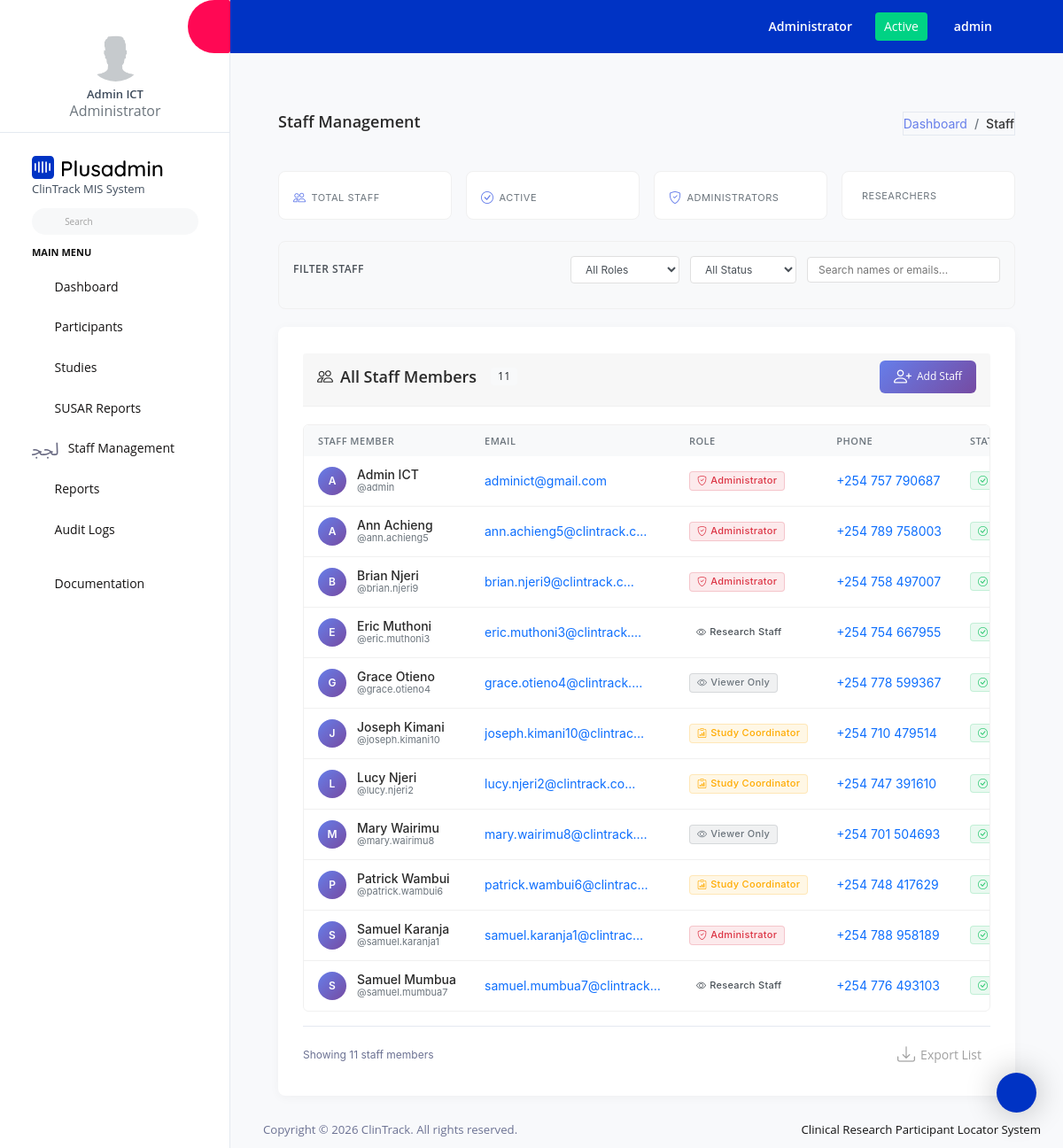
The page /staff/ (signed in) on the database its author committed.
### clintrack/models.py (models this page shows, shortened)
class User(AbstractUser):
    ROLE_CHOICES = [
        ('admin', 'Administrator'),
        ('coordinator', 'Study Coordinator'),
        ('staff', 'Research Staff'),
        ('viewer', 'Viewer Only'),
    ]
    role = models.CharField(max_length=20, choices=ROLE_CHOICES, default='staff')
    phone_number = PhoneNumberField(blank=True, null=True)
    created_at = models.DateTimeField(auto_now_add=True)
    updated_at = models.DateTimeField(auto_now=True)
    class Meta:
        db_table = 'users'

### clintrack/views.py (the view)
# urls.py: path('staff/', views.users_list, name='users_list'),
@login_required
def users_list(request):
    if request.user.role != 'admin':
        messages.error(request, 'Only administrators can view staff list.')
        return redirect('dashboard')
    users = User.objects.all().order_by('-is_active', 'username')
    context = {'users': users}
    return render(request, 'users/users_list.html', context)

### templates/users/users_list.html (shortened to what this page needs)
{% extends 'base.html' %}
{% load static %}
{% block content %}
<div class="content-wrapper">
  <div class="page-header">
    <h3 class="page-title">Staff Management</h3>
    <nav aria-label="breadcrumb">
      <ol class="breadcrumb">
        <li class="breadcrumb-item"><a href="{% url 'dashboard' %}">Dashboard</a></li>
        <li class="breadcrumb-item active">Staff</li>
      </ol>
    </nav>
  </div>
  <div class="row">
    <div class="col-12">
      <div class="stats-grid">
        <div class="stat-card">
          <div class="stat-label">
            <i class="bi bi-people stat-icon"></i>
            Total Staff
          </div>
        </div>
        <div class="stat-card">
          <div class="stat-label">
            <i class="bi bi-check-circle stat-icon"></i>
            Active
          </div>
        </div>
        <div class="stat-card">
          <div class="stat-label">
            <i class="bi bi-shield-check stat-icon"></i>
            Administrators
          </div>
        </div>
        <div class="stat-card">
          <div class="stat-label">
            Researchers
          </div>
        </div>
      </div>
      <div class="filter-bar">
        <div class="filter-header">
          <h6>Filter Staff</h6>
          <div class="filter-controls">
            <select class="filter-select" id="roleFilter">
              <option value="">All Roles</option>
            </select>
            <select class="filter-select" id="statusFilter">
              <option value="">All Status</option>
            </select>
            <input type="text"
                   class="filter-select"
                   id="searchFilter"
                   placeholder="Search names or emails...">
          </div>
        </div>
      </div>
      <div class="card">
        <div class="card-body">
          <div class="card-header">
            <h4>
              <i class="bi bi-people"></i>
              All Staff Members
              <span class="badge bg-light text-dark ms-2" style="font-size: 0.75rem;">
                {{ users|length }}
              </span>
            </h4>
            <a href="{% url 'users_create' %}" class="btn btn-primary">
              <i class="bi bi-person-plus"></i>
              Add Staff
            </a>
          </div>
          {% if users %}
          <div class="table-responsive">
            <table class="table" id="staffTable">
              <thead>
                <tr>
                  <th>Staff Member</th>
                  <th>Email</th>
                  <th>Role</th>
                  <th>Phone</th>
                  <th>Status</th>
                </tr>
              </thead>
              <tbody>
                {% for user in users %}
                <tr data-role="{{ user.role }}" data-status="{% if user.is_active %}active{% else %}inactive{% endif %}"
                    data-search="{{ user.username|lower }} {{ user.get_full_name|lower|default:'' }} {{ user.email|lower|default:'' }}">
                  <td>
                    <div class="user-cell">
                      <div class="user-avatar">
                        {{ user.get_full_name|default:user.username|slice:":1"|upper }}
                      </div>
                      <div class="user-info">
                        <div class="user-name">
                          {{ user.get_full_name|default:"No Name" }}
                        </div>
                        <div class="user-username">
                          @{{ user.username }}
                        </div>
                      </div>
                    </div>
                  </td>
                  <td class="email-cell">
                    {% if user.email %}
                    <a href="mailto:{{ user.email }}" class="text-decoration-none">
                      {{ user.email|truncatechars:25 }}
                    </a>
                    {% else %}
                    <span class="text-muted">No email</span>
                    {% endif %}
                  </td>
                  <td>
                    <span class="role-badge role-{{ user.role }}">
                      <i class="bi bi-{% if user.role == 'admin' %}shield-check{% elif user.role == 'coordinator' %}clipboard-data{% elif user.role == 'researcher' %}flask{% else %}eye{% endif %}"></i>
                      {{ user.get_role_display }}
                    </span>
                  </td>
                  <td>
                    {% if user.phone_number %}
                    <a href="tel:{{ user.phone_number }}" class="text-decoration-none">
                      {{ user.phone_number }}
                    </a>
                    {% else %}
                    <span class="text-muted">-</span>
                    {% endif %}
                  </td>
                  <td>
                    {% if user.is_active %}
                    <span class="badge badge-success">
                      <i class="bi bi-check-circle"></i>
                    </span>
                    {% else %}
                    <span class="badge badge-secondary">
                      <i class="bi bi-x-circle"></i>
                      Inactive
                    </span>
                    {% endif %}
                  </td>
                </tr>
                {% endfor %}
              </tbody>
            </table>
          </div>
          <div class="d-flex justify-content-between align-items-center mt-3 pt-3 border-top">
            <small class="text-muted">
              Showing {{ users|length }} staff member{{ users|length|pluralize }}
            </small>
            <div>
              <button class="btn btn-sm btn-outline-secondary" onclick="exportStaffList()">
                <i class="bi bi-download"></i>
                Export List
              </button>
            </div>
          </div>
          {% endif %}
        </div>
      </div>
    </div>
  </div>
</div>
{% endblock %}
{% block extra_js %}
<link rel="stylesheet" href="https://cdn.jsdelivr.net/npm/bootstrap-icons@1.10.0/font/bootstrap-icons.css">
{% endblock %}

### templates/includes/sidebar.html (shortened to what this page needs)
{% load static %}
<nav class="sidebar sidebar-offcanvas" id="sidebar">
  <ul class="nav">
    <li class="nav-item nav-profile border-bottom">
      <a href="#" class="nav-link flex-column">
        <div class="nav-profile-image">
          <img src="{% static 'assets/images/profile.png' %}" alt="profile" />
        </div>
        <div class="nav-profile-text d-flex ms-0 mb-3 flex-column">
          <span class="font-weight-semibold mb-1 mt-2 text-center">{{ user.get_full_name|default:user.username }}</span>
          <span class="text-secondary icon-sm text-center">{{ user.get_role_display }}</span>
        </div>
      </a>
    </li>
    <li class="nav-item pt-3">
      <a class="nav-link d-block" href="{% url 'dashboard' %}">
        <img class="sidebar-brand-logo" src="{% static 'assets/images/logo.svg' %}" alt="" />
        <div class="sidebar-brand-logo">ClinTrack MIS System</div>
      </a>
      <form class="d-flex align-items-center" action="#">
        <div class="input-group">
          <div class="input-group-prepend">
            <i class="input-group-text border-0 mdi mdi-magnify"></i>
          </div>
          <input type="text" class="form-control border-0" placeholder="Search" />
        </div>
      </form>
    </li>
    <li class="pt-2 pb-1">
      <span class="nav-item-head">Main Menu</span>
    </li>
    <li class="nav-item">
      <a class="nav-link" href="{% url 'dashboard' %}">
        <i class="mdi mdi-compass-outline menu-icon"></i>
        <span class="menu-title">Dashboard</span>
      </a>
    </li>
    {% if user.role == 'admin' or user.role == 'coordinator' %}
    <li class="nav-item">
      <a class="nav-link" data-bs-toggle="collapse" href="#participants-menu" aria-expanded="false" aria-controls="participants-menu">
        <i class="mdi mdi-account-multiple menu-icon"></i>
        <span class="menu-title">Participants</span>
        <i class="menu-arrow"></i>
      </a>
    </li>
    {% endif %}
    {% if user.role == 'admin' or user.role == 'coordinator' %}
    <li class="nav-item">
      <a class="nav-link" data-bs-toggle="collapse" href="#studies-menu" aria-expanded="false" aria-controls="studies-menu">
        <i class="mdi mdi-flask menu-icon"></i>
        <span class="menu-title">Studies</span>
        <i class="menu-arrow"></i>
      </a>
    </li>
    {% endif %}
    <li class="nav-item">
      <a class="nav-link" data-bs-toggle="collapse" href="#susar-menu" aria-expanded="false" aria-controls="susar-menu">
        <i class="mdi mdi-alert-circle-outline menu-icon"></i>
        <span class="menu-title">SUSAR Reports</span>
        <i class="menu-arrow"></i>
      </a>
    </li>
    {% if user.role == 'admin' %}
    <li class="nav-item">
      <a class="nav-link" data-bs-toggle="collapse" href="#staff-menu" aria-expanded="false" aria-controls="staff-menu">
        <i class="mdi mdi-account-badge menu-icon"></i>
        <span class="menu-title">Staff Management</span>
        <i class="menu-arrow"></i>
      </a>
    </li>
    {% endif %}
    {% if user.role == 'admin' or user.role == 'coordinator' %}
    <li class="nav-item">
      <a class="nav-link" href="{% url 'reports_index' %}">
        <i class="mdi mdi-chart-bar menu-icon"></i>
        <span class="menu-title">Reports</span>
      </a>
    </li>
    {% endif %}
    {% if user.role == 'admin' %}
    <li class="nav-item">
      <a class="nav-link" href="{% url 'audit_logs' %}">
        <i class="mdi mdi-history menu-icon"></i>
        <span class="menu-title">Audit Logs</span>
      </a>
    </li>
    {% endif %}
    <li class="nav-item pt-3">
      <a class="nav-link" href="#">
        <i class="mdi mdi-file-document-box menu-icon"></i>
        <span class="menu-title">Documentation</span>
      </a>
    </li>
  </ul>
</nav>

### templates/includes/navbar.html (shortened to what this page needs)
{% load static %}
<nav class="navbar default-layout-navbar col-lg-12 col-12 p-0 fixed-top d-flex flex-row">
  <div class="navbar-menu-wrapper d-flex align-items-stretch">
    <button class="navbar-toggler navbar-toggler align-self-center" type="button" data-toggle="minimize">
      <span class="mdi mdi-chevron-double-left"></span>
    </button>
    <ul class="navbar-nav">
      <li class="nav-item dropdown">
        <a class="nav-link" id="messageDropdown" href="#" data-bs-toggle="dropdown" aria-expanded="false">
          <i class="mdi mdi-email-outline"></i>
        </a>
      </li>
      <li class="nav-item dropdown ms-3">
        <a class="nav-link" id="notificationDropdown" href="#" data-bs-toggle="dropdown">
          <i class="mdi mdi-bell-outline"></i>
        </a>
      </li>
    </ul>
    <ul class="navbar-nav navbar-nav-right">
      <li class="nav-item nav-logout d-none d-md-block me-3">
        <a class="nav-link" href="#">{{ user.get_role_display }}</a>
      </li>
      <li class="nav-item nav-logout d-none d-md-block">
        <span class="btn btn-sm btn-success">Active</span>
      </li>
      <li class="nav-item nav-profile dropdown d-none d-md-block">
        <a class="nav-link dropdown-toggle" id="profileDropdown" href="#" data-bs-toggle="dropdown" aria-expanded="false">
          <div class="nav-profile-text">{{ user.username }}</div>
        </a>
      </li>
      <li class="nav-item nav-logout d-none d-lg-block">
        <a class="nav-link" href="{% url 'dashboard' %}">
          <i class="mdi mdi-home-circle"></i>
        </a>
      </li>
    </ul>
  </div>
</nav>

### rows shown on the page
User: get_full_name "Admin ICT", role "Administrator", username "admin", get_full_name "A", email "adminict@gmail.com", phone_number "+254 757 790687", is_active True (drawn)
User: get_full_name "A", get_full_name "Ann Achieng", username "ann.achieng5", email "ann.achieng5@clintrack.c…", role "Administrator", phone_number "+254 789 758003", is_active True (drawn)
User: get_full_name "B", get_full_name "Brian Njeri", username "brian.njeri9", email "brian.njeri9@clintrack.c…", role "Administrator", phone_number "+254 758 497007", is_active True (drawn)
User: get_full_name "E", get_full_name "Eric Muthoni", username "eric.muthoni3", email "eric.muthoni3@clintrack.…", role "Research Staff", phone_number "+254 754 667955", is_active True (drawn)
User: get_full_name "G", get_full_name "Grace Otieno", username "grace.otieno4", email "grace.otieno4@clintrack.…", role "Viewer Only", phone_number "+254 778 599367", is_active True (drawn)
User: get_full_name "J", get_full_name "Joseph Kimani", username "joseph.kimani10", email "joseph.kimani10@clintrac…", role "Study Coordinator", phone_number "+254 710 479514", is_active True (drawn)
User: get_full_name "L", get_full_name "Lucy Njeri", username "lucy.njeri2", email "lucy.njeri2@clintrack.co…", role "Study Coordinator", phone_number "+254 747 391610", is_active True (drawn)
User: get_full_name "M", get_full_name "Mary Wairimu", username "mary.wairimu8", email "mary.wairimu8@clintrack.…", role "Viewer Only", phone_number "+254 701 504693", is_active True (drawn)
User: get_full_name "P", get_full_name "Patrick Wambui", username "patrick.wambui6", email "patrick.wambui6@clintrac…", role "Study Coordinator", phone_number "+254 748 417629", is_active True (drawn)
User: get_full_name "S", get_full_name "Samuel Karanja", username "samuel.karanja1", email "samuel.karanja1@clintrac…", role "Administrator", phone_number "+254 788 958189", is_active True (drawn)
User: get_full_name "S", get_full_name "Samuel Mumbua", username "samuel.mumbua7", email "samuel.mumbua7@clintrack…", role "Research Staff", phone_number "+254 776 493103", is_active True (drawn)

### other values the page prints
{{ users|length }} "11"
